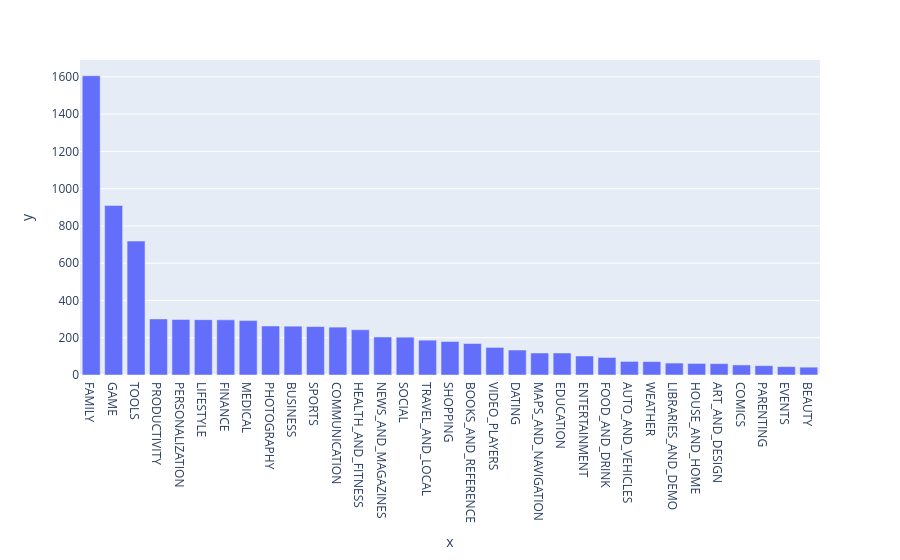

The notebook cell saved with this chart:
### Markdown cell above
### Vertical Bar Chart - Highest Competition (Number of Apps)

### Code cell
bar = px.bar(x=top10.index,y=top10.values)
bar.show()

### Figure 1 — Plotly figure (JSON) as saved in the notebook; plotly's stock layout.template omitted (floating-point values rounded to 4 significant figures)
{"data": [{"hovertemplate": "x=%{x}<br>y=%{y}<extra></extra>", "legendgroup": "", "marker": {"color": "#636efa", "pattern": {"shape": ""}}, "name": "", "orientation": "v", "showlegend": false, "textposition": "auto", "type": "bar", "x": ["FAMILY", "GAME", "TOOLS", "PRODUCTIVITY", "PERSONALIZATION", "LIFESTYLE", "FINANCE", "MEDICAL", "PHOTOGRAPHY", "BUSINESS", "SPORTS", "COMMUNICATION", "HEALTH_AND_FITNESS", "NEWS_AND_MAGAZINES", "SOCIAL", "TRAVEL_AND_LOCAL", "SHOPPING", "BOOKS_AND_REFERENCE", "VIDEO_PLAYERS", "DATING", "MAPS_AND_NAVIGATION", "EDUCATION", "ENTERTAINMENT", "FOOD_AND_DRINK", "AUTO_AND_VEHICLES", "WEATHER", "LIBRARIES_AND_DEMO", "HOUSE_AND_HOME", "ART_AND_DESIGN", "COMICS", "PARENTING", "EVENTS", "BEAUTY"], "xaxis": "x", "y": [1606, 910, 719, 301, 298, 297, 296, 292, 263, 262, 260, 257, 243, 204, 203, 187, 180, 169, 148, 134, 118, 118, 102, 94, 73, 72, 64, 62, 61, 54, 50, 45, 42], "yaxis": "y"}], "layout": {"barmode": "relative", "legend": {"tracegroupgap": 0}, "margin": {"t": 60}, "xaxis": {"anchor": "y", "domain": [0, 1], "title": {"text": "x"}}, "yaxis": {"anchor": "x", "domain": [0, 1], "title": {"text": "y"}}}}
